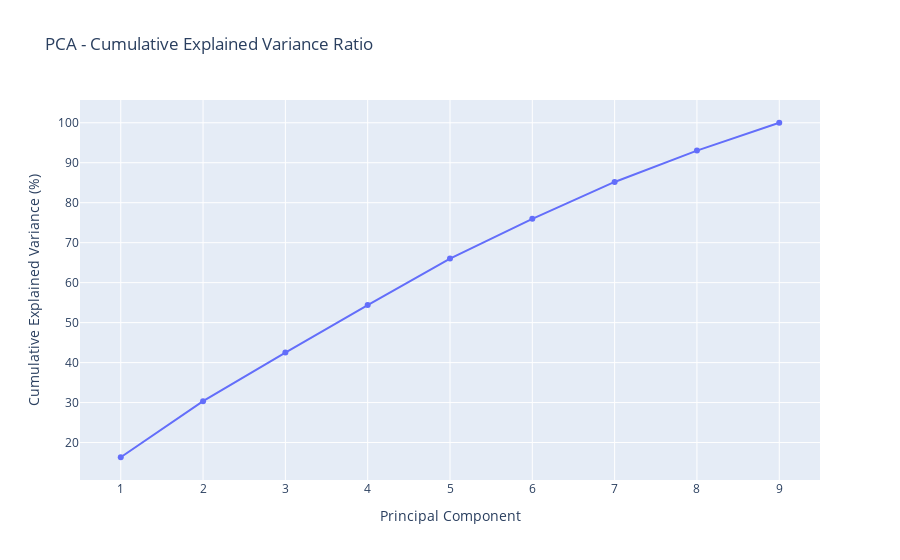

This figure's notebook cell:
### Code cell
#cumulative explained variance
cumulative_explained_variance_ratio = np.cumsum(explained_variance_ratio)

fig_cumulative = px.line(x=range(1, len(cumulative_explained_variance_ratio)+1), 
                         y=cumulative_explained_variance_ratio,
                         markers=True, 
                         labels={'x': 'Principal Component', 'y': 'Cumulative Explained Variance (%)'},
                         title='PCA - Cumulative Explained Variance Ratio')
fig_cumulative.show()

### Figure 1 — Plotly figure (JSON) as saved in the notebook; plotly's stock layout.template omitted (floating-point values rounded to 4 significant figures)
{"data": [{"hovertemplate": "Principal Component=%{x}<br>Cumulative Explained Variance (%)=%{y}<extra></extra>", "legendgroup": "", "line": {"color": "#636efa", "dash": "solid"}, "marker": {"symbol": "circle"}, "mode": "markers+lines", "name": "", "orientation": "v", "showlegend": false, "type": "scatter", "x": [1, 2, 3, 4, 5, 6, 7, 8, 9], "xaxis": "x", "y": [16.32, 30.36, 42.5, 54.39, 66.02, 75.98, 85.19, 93.03, 100.0], "yaxis": "y"}], "layout": {"legend": {"tracegroupgap": 0}, "title": {"text": "PCA - Cumulative Explained Variance Ratio"}, "xaxis": {"anchor": "y", "domain": [0, 1], "title": {"text": "Principal Component"}}, "yaxis": {"anchor": "x", "domain": [0, 1], "title": {"text": "Cumulative Explained Variance (%)"}}}}
